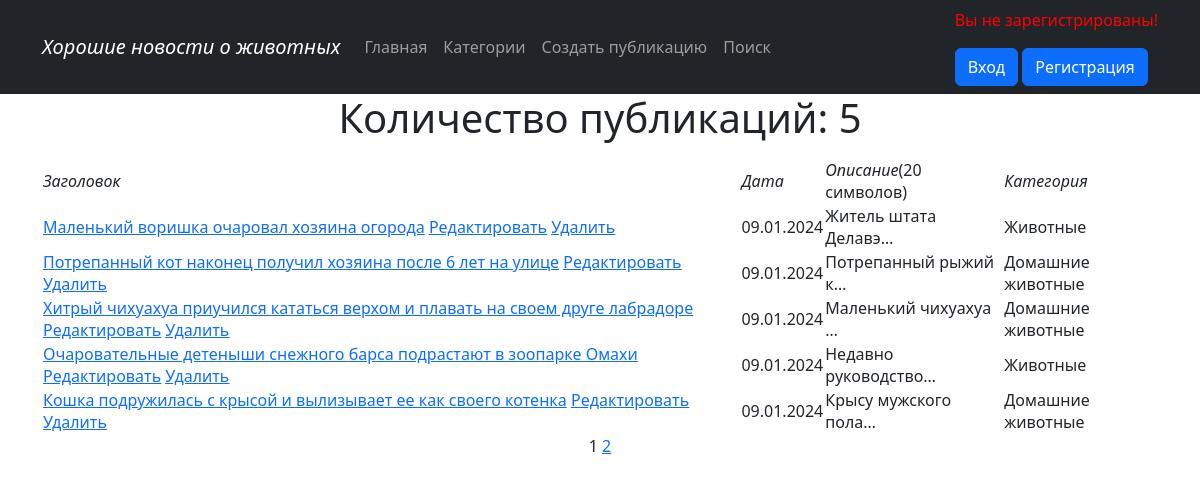
Before: /news/ with the older database file.
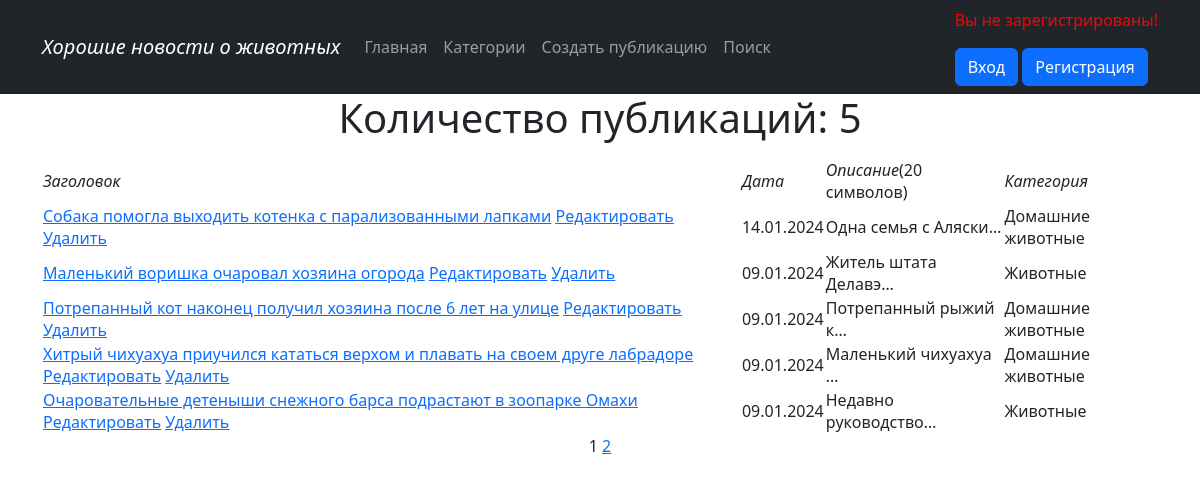
After: the same page with the newer database file.
### news/models.py (models this page shows, shortened)
class Post(models.Model):
    author = models.ForeignKey(Author, on_delete=models.CASCADE)
    content_type = models.CharField(max_length=10, choices=[
        ('статья', 'Статья'), ('новость', 'Новость')])
    created_time = models.DateTimeField(auto_now_add=True)
    categories = models.ManyToManyField(Category, through='PostCategory',
                                        related_name='PostCategory')
    title = models.CharField(max_length=255)
    text = models.TextField()
    rating = models.IntegerField(default=0)

class Category(models.Model):
    name = models.CharField(max_length=255, unique=True)

### news/views.py (the view, shortened to what this page needs)
# urls.py: path('', Posts.as_view(), name='post_list'),
class Posts(ListView):
    model = Post
    ordering = '-created_time'
    template_name = 'news.html'
    context_object_name = 'news'
    paginate_by = 5
    def get_queryset(self):
        queryset = super().get_queryset()
        self.filterset = PostFilter(self.request.GET, queryset)
        return self.filterset.qs
    def get_context_data(self, **kwargs):
        context = super().get_context_data(**kwargs)
        context['filter'] = PostFilter(self.request.GET, queryset=self.get_queryset())
        return context

### news/templatetags/custom_filters.py (called while the page is built)
@register.filter()
def censor(text):
    list_words = text.split()
    censor_words = {'салюты', 'игрушки', }
    censor_text = []
    if isinstance(text, str):
        for word in list_words:
            if word.lower() in censor_words:
                word = f'{word[0]}{"*" * (len(word) - 2)}{word[-1]}'
            censor_text.append(word)
        return ' '.join(censor_text)

### templates/news.html (shortened to what this page needs)
{% extends 'flatpages/default.html' %}
{% load custom_filters %}
{% block content %}
<h1>Количество публикаций: {{ news | length}}</h1>
{% if news %}
<table>
<tr>
    <td><em>Заголовок</em></td>
    <td><em>Дата</em></td>
    <td><em>Описание</em>(20 символов)</td>
    <td><em>Категория</em></td>
</tr>
    {% for item in news %}
    <tr>
        <td>
            <a href="{% url 'post_full' item.id %}">{{ item.title | censor }}</a>
            <a href="{% url 'post_create' item.id %}"><u>Редактировать</u></a>
            <a href="{% url 'post_delete' item.id %}"><u> Удалить </u></a>
        </td>
        <td>{{ item.created_time | date:'d.m.Y' }}</td>
        <td>{{ item.text | truncatechars:20 }}</td>
        <td>
            {% for category in item.categories.all%}
            {{ category.name }}</td>
            {% endfor %}
    </tr>
    {% endfor %}
</table>
{% endif %}
{{ page_obj.number }}
{% if page_obj.has_next %}
    <a href="?page={{ page_obj.next_page_number }}">
        {{ page_obj.next_page_number }}
    </a>
{% endif %}
{% endblock content %}

Changed rows visible on the page:
no longer on this page (row unchanged): Post: title|censor "Кошка подружилась с крысой и вылизывает ее как своего котенка", created_time "09.01.2024", text "Крысу мужского пола…", Category (name "Домашние животные")
added Post: title|censor "Собака помогла выходить котенка с парализованными лапками", created_time "14.01.2024", text "Одна семья с Аляски…", Category (name "Домашние животные")
